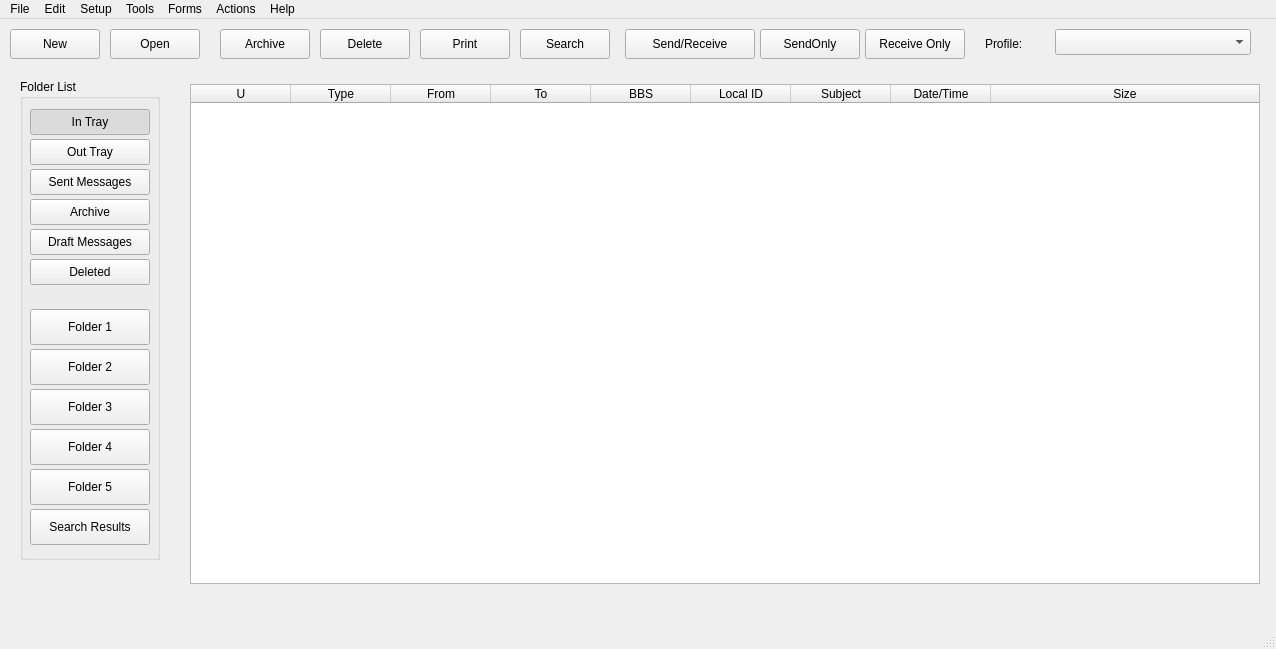
<?xml version="1.0" encoding="UTF-8"?>
<ui version="4.0">
 <class>MainWindowClass</class>
 <widget class="QMainWindow" name="MainWindowClass">
  <property name="geometry">
   <rect>
    <x>0</x>
    <y>0</y>
    <width>1276</width>
    <height>649</height>
   </rect>
  </property>
  <property name="windowTitle">
   <string>OpenPMM</string>
  </property>
  <widget class="QWidget" name="centralwidget">
   <widget class="QPushButton" name="cNew">
    <property name="geometry">
     <rect>
      <x>10</x>
      <y>10</y>
      <width>90</width>
      <height>30</height>
     </rect>
    </property>
    <property name="text">
     <string>New</string>
    </property>
   </widget>
   <widget class="QPushButton" name="cOpen">
    <property name="geometry">
     <rect>
      <x>110</x>
      <y>10</y>
      <width>90</width>
      <height>30</height>
     </rect>
    </property>
    <property name="text">
     <string>Open</string>
    </property>
   </widget>
   <widget class="QPushButton" name="cArchive">
    <property name="geometry">
     <rect>
      <x>220</x>
      <y>10</y>
      <width>90</width>
      <height>30</height>
     </rect>
    </property>
    <property name="text">
     <string>Archive</string>
    </property>
   </widget>
   <widget class="QPushButton" name="cDelete">
    <property name="geometry">
     <rect>
      <x>320</x>
      <y>10</y>
      <width>90</width>
      <height>30</height>
     </rect>
    </property>
    <property name="text">
     <string>Delete</string>
    </property>
   </widget>
   <widget class="QPushButton" name="cPrint">
    <property name="geometry">
     <rect>
      <x>420</x>
      <y>10</y>
      <width>90</width>
      <height>30</height>
     </rect>
    </property>
    <property name="text">
     <string>Print</string>
    </property>
   </widget>
   <widget class="QPushButton" name="cSendReceive">
    <property name="geometry">
     <rect>
      <x>625</x>
      <y>10</y>
      <width>130</width>
      <height>30</height>
     </rect>
    </property>
    <property name="text">
     <string>Send/Receive</string>
    </property>
   </widget>
   <widget class="QComboBox" name="cProfile">
    <property name="geometry">
     <rect>
      <x>1055</x>
      <y>10</y>
      <width>196</width>
      <height>26</height>
     </rect>
    </property>
   </widget>
   <widget class="QLabel" name="label">
    <property name="geometry">
     <rect>
      <x>985</x>
      <y>10</y>
      <width>66</width>
      <height>30</height>
     </rect>
    </property>
    <property name="text">
     <string>Profile:</string>
    </property>
   </widget>
   <widget class="QGroupBox" name="groupBox">
    <property name="geometry">
     <rect>
      <x>20</x>
      <y>60</y>
      <width>140</width>
      <height>481</height>
     </rect>
    </property>
    <property name="title">
     <string>Folder List</string>
    </property>
    <widget class="QPushButton" name="cInTray">
     <property name="geometry">
      <rect>
       <x>10</x>
       <y>30</y>
       <width>120</width>
       <height>26</height>
      </rect>
     </property>
     <property name="text">
      <string>In Tray</string>
     </property>
     <property name="checkable">
      <bool>true</bool>
     </property>
     <property name="checked">
      <bool>true</bool>
     </property>
     <property name="autoExclusive">
      <bool>true</bool>
     </property>
    </widget>
    <widget class="QPushButton" name="cOutTray">
     <property name="geometry">
      <rect>
       <x>10</x>
       <y>60</y>
       <width>120</width>
       <height>26</height>
      </rect>
     </property>
     <property name="text">
      <string>Out Tray</string>
     </property>
     <property name="checkable">
      <bool>true</bool>
     </property>
     <property name="autoExclusive">
      <bool>true</bool>
     </property>
    </widget>
    <widget class="QPushButton" name="cSentMessages">
     <property name="geometry">
      <rect>
       <x>10</x>
       <y>90</y>
       <width>120</width>
       <height>26</height>
      </rect>
     </property>
     <property name="text">
      <string>Sent Messages</string>
     </property>
     <property name="checkable">
      <bool>true</bool>
     </property>
     <property name="autoExclusive">
      <bool>true</bool>
     </property>
    </widget>
    <widget class="QPushButton" name="cArchived">
     <property name="geometry">
      <rect>
       <x>10</x>
       <y>120</y>
       <width>120</width>
       <height>26</height>
      </rect>
     </property>
     <property name="text">
      <string>Archive</string>
     </property>
     <property name="checkable">
      <bool>true</bool>
     </property>
     <property name="autoExclusive">
      <bool>true</bool>
     </property>
    </widget>
    <widget class="QPushButton" name="cDrafMessages">
     <property name="geometry">
      <rect>
       <x>10</x>
       <y>150</y>
       <width>120</width>
       <height>26</height>
      </rect>
     </property>
     <property name="text">
      <string>Draft Messages</string>
     </property>
     <property name="checkable">
      <bool>true</bool>
     </property>
     <property name="autoExclusive">
      <bool>true</bool>
     </property>
    </widget>
    <widget class="QPushButton" name="cDeleted">
     <property name="geometry">
      <rect>
       <x>10</x>
       <y>180</y>
       <width>120</width>
       <height>26</height>
      </rect>
     </property>
     <property name="text">
      <string>Deleted</string>
     </property>
     <property name="checkable">
      <bool>true</bool>
     </property>
     <property name="autoExclusive">
      <bool>true</bool>
     </property>
    </widget>
    <widget class="QPushButton" name="cFolder1">
     <property name="geometry">
      <rect>
       <x>10</x>
       <y>230</y>
       <width>120</width>
       <height>36</height>
      </rect>
     </property>
     <property name="text">
      <string>Folder 1</string>
     </property>
     <property name="checkable">
      <bool>true</bool>
     </property>
     <property name="autoExclusive">
      <bool>true</bool>
     </property>
    </widget>
    <widget class="QPushButton" name="cFolder2">
     <property name="geometry">
      <rect>
       <x>10</x>
       <y>270</y>
       <width>120</width>
       <height>36</height>
      </rect>
     </property>
     <property name="text">
      <string>Folder 2</string>
     </property>
     <property name="checkable">
      <bool>true</bool>
     </property>
     <property name="autoExclusive">
      <bool>true</bool>
     </property>
    </widget>
    <widget class="QPushButton" name="cFolder3">
     <property name="geometry">
      <rect>
       <x>10</x>
       <y>310</y>
       <width>120</width>
       <height>36</height>
      </rect>
     </property>
     <property name="text">
      <string>Folder 3</string>
     </property>
     <property name="checkable">
      <bool>true</bool>
     </property>
     <property name="autoExclusive">
      <bool>true</bool>
     </property>
    </widget>
    <widget class="QPushButton" name="cFolder4">
     <property name="geometry">
      <rect>
       <x>10</x>
       <y>350</y>
       <width>120</width>
       <height>36</height>
      </rect>
     </property>
     <property name="text">
      <string>Folder 4</string>
     </property>
     <property name="checkable">
      <bool>true</bool>
     </property>
     <property name="autoExclusive">
      <bool>true</bool>
     </property>
    </widget>
    <widget class="QPushButton" name="cFolder5">
     <property name="geometry">
      <rect>
       <x>10</x>
       <y>390</y>
       <width>120</width>
       <height>36</height>
      </rect>
     </property>
     <property name="text">
      <string>Folder 5</string>
     </property>
     <property name="checkable">
      <bool>true</bool>
     </property>
     <property name="autoExclusive">
      <bool>true</bool>
     </property>
    </widget>
    <widget class="QPushButton" name="cFolderSearchResults">
     <property name="enabled">
      <bool>true</bool>
     </property>
     <property name="geometry">
      <rect>
       <x>10</x>
       <y>430</y>
       <width>120</width>
       <height>36</height>
      </rect>
     </property>
     <property name="text">
      <string>Search Results</string>
     </property>
     <property name="checkable">
      <bool>true</bool>
     </property>
     <property name="autoExclusive">
      <bool>true</bool>
     </property>
    </widget>
   </widget>
   <widget class="QTableWidget" name="cMailList">
    <property name="geometry">
     <rect>
      <x>190</x>
      <y>65</y>
      <width>1070</width>
      <height>500</height>
     </rect>
    </property>
    <property name="contextMenuPolicy">
     <enum>Qt::ContextMenuPolicy::CustomContextMenu</enum>
    </property>
    <property name="selectionMode">
     <enum>QAbstractItemView::SelectionMode::ExtendedSelection</enum>
    </property>
    <property name="selectionBehavior">
     <enum>QAbstractItemView::SelectionBehavior::SelectRows</enum>
    </property>
    <property name="wordWrap">
     <bool>false</bool>
    </property>
    <attribute name="horizontalHeaderStretchLastSection">
     <bool>true</bool>
    </attribute>
    <attribute name="verticalHeaderVisible">
     <bool>false</bool>
    </attribute>
    <column>
     <property name="text">
      <string>U</string>
     </property>
    </column>
    <column>
     <property name="text">
      <string>Type</string>
     </property>
    </column>
    <column>
     <property name="text">
      <string>From</string>
     </property>
    </column>
    <column>
     <property name="text">
      <string>To</string>
     </property>
    </column>
    <column>
     <property name="text">
      <string>BBS</string>
     </property>
    </column>
    <column>
     <property name="text">
      <string>Local ID</string>
     </property>
    </column>
    <column>
     <property name="text">
      <string>Subject</string>
     </property>
    </column>
    <column>
     <property name="text">
      <string>Date/Time</string>
     </property>
    </column>
    <column>
     <property name="text">
      <string>Size</string>
     </property>
    </column>
   </widget>
   <widget class="QPushButton" name="cSendOnly">
    <property name="geometry">
     <rect>
      <x>760</x>
      <y>10</y>
      <width>100</width>
      <height>30</height>
     </rect>
    </property>
    <property name="text">
     <string>SendOnly</string>
    </property>
   </widget>
   <widget class="QPushButton" name="cReceiveOnly">
    <property name="geometry">
     <rect>
      <x>865</x>
      <y>10</y>
      <width>100</width>
      <height>30</height>
     </rect>
    </property>
    <property name="text">
     <string>Receive Only</string>
    </property>
   </widget>
   <widget class="QPushButton" name="cSearch">
    <property name="geometry">
     <rect>
      <x>520</x>
      <y>10</y>
      <width>90</width>
      <height>30</height>
     </rect>
    </property>
    <property name="text">
     <string>Search</string>
    </property>
   </widget>
  </widget>
  <widget class="QMenuBar" name="menubar">
   <property name="geometry">
    <rect>
     <x>0</x>
     <y>0</y>
     <width>1276</width>
     <height>33</height>
    </rect>
   </property>
   <widget class="QMenu" name="menuFile">
    <property name="title">
     <string>File</string>
    </property>
    <widget class="QMenu" name="menuMove_to_Folder">
     <property name="title">
      <string>Move to Folder</string>
     </property>
     <addaction name="actionIn_Tray"/>
     <addaction name="actionOut_Tray"/>
    </widget>
    <widget class="QMenu" name="menuCopy_to_Folder">
     <property name="title">
      <string>Copy to Folder</string>
     </property>
     <addaction name="actionIn_Tray_2"/>
     <addaction name="actionOut_Tray_2"/>
    </widget>
    <addaction name="actionNew_Message"/>
    <addaction name="actionSave_As"/>
    <addaction name="actionSave_As_No_Headers"/>
    <addaction name="actionSave_All"/>
    <addaction name="separator"/>
    <addaction name="actionExport"/>
    <addaction name="actionImport"/>
    <addaction name="menuMove_to_Folder"/>
    <addaction name="menuCopy_to_Folder"/>
    <addaction name="separator"/>
    <addaction name="actionDelete_All_Messages"/>
    <addaction name="separator"/>
    <addaction name="actionPrint"/>
    <addaction name="actionPrint_No_Headers"/>
    <addaction name="actionPrint_Setup"/>
    <addaction name="separator"/>
    <addaction name="separator"/>
    <addaction name="actionExit"/>
   </widget>
   <widget class="QMenu" name="menuEdit">
    <property name="title">
     <string>Edit</string>
    </property>
    <addaction name="actionCopy"/>
    <addaction name="actionCut"/>
    <addaction name="actionPaste"/>
    <addaction name="actionSelectAll"/>
    <addaction name="separator"/>
    <addaction name="actionDelete"/>
   </widget>
   <widget class="QMenu" name="menuSetup">
    <property name="title">
     <string>Setup</string>
    </property>
    <widget class="QMenu" name="menuProfiles">
     <property name="title">
      <string>Profiles</string>
     </property>
     <addaction name="actionNewProfile"/>
     <addaction name="actionSaveProfile"/>
     <addaction name="actionDeleteProfile"/>
    </widget>
    <addaction name="actionBBS"/>
    <addaction name="actionInterface"/>
    <addaction name="actionStation_ID"/>
    <addaction name="mSetupAddress_Book"/>
    <addaction name="menuProfiles"/>
    <addaction name="actionComputer_Time_Check"/>
    <addaction name="separator"/>
    <addaction name="actionReset_all_to_SCC_standard"/>
   </widget>
   <widget class="QMenu" name="menuTools">
    <property name="title">
     <string>Tools</string>
    </property>
    <widget class="QMenu" name="menuScripts">
     <property name="title">
      <string>Scripts</string>
     </property>
     <addaction name="actionScripting_Tool"/>
     <addaction name="actionPick_and_Run_a_Script"/>
    </widget>
    <addaction name="actionSend_Receive_Settings"/>
    <addaction name="actionMessage_Settings"/>
    <addaction name="actionReport_Settings"/>
    <addaction name="actionLog_Settings"/>
    <addaction name="actionGeneral_Settings"/>
    <addaction name="separator"/>
    <addaction name="actionRun_at_Startup_Settings"/>
    <addaction name="actionScript_Settings"/>
    <addaction name="menuScripts"/>
    <addaction name="separator"/>
    <addaction name="actionPsclet_Session_Counter_Reset"/>
    <addaction name="separator"/>
    <addaction name="actionReset_Column_Widths"/>
    <addaction name="actionPack_Column_Widths"/>
    <addaction name="actionReset_Form_to_Normal"/>
    <addaction name="separator"/>
    <addaction name="actionMonitor"/>
   </widget>
   <widget class="QMenu" name="menuForms">
    <property name="title">
     <string>Forms</string>
    </property>
    <addaction name="actionICS_309_Communications_Log"/>
    <addaction name="separator"/>
   </widget>
   <widget class="QMenu" name="menuActions">
    <property name="title">
     <string>Actions</string>
    </property>
    <addaction name="actionSearch"/>
    <addaction name="separator"/>
    <addaction name="actionSend_Receive"/>
    <addaction name="actionSend_Receive_No_Bulletins"/>
    <addaction name="actionSend_Only"/>
    <addaction name="actionReceive_Only"/>
    <addaction name="separator"/>
    <addaction name="actionSet_to_Unread"/>
    <addaction name="actionSet_to_Read"/>
    <addaction name="separator"/>
    <addaction name="actionNew_Message_2"/>
    <addaction name="actionOoen_a_Message"/>
    <addaction name="actionOpen_Enhanced_Message_in_Client"/>
    <addaction name="actionOpen_Enhanced_Message_as_Text"/>
    <addaction name="separator"/>
    <addaction name="actionForce_One_Time_Bulletin_Retreive"/>
    <addaction name="separator"/>
    <addaction name="actionView_Data_Directories"/>
    <addaction name="separator"/>
   </widget>
   <widget class="QMenu" name="menuHelp">
    <property name="title">
     <string>Help</string>
    </property>
    <addaction name="action_User_QuickStart"/>
    <addaction name="action_User_Basics"/>
    <addaction name="action_Scripting"/>
    <addaction name="action_ICS213_Messaging_User_Guide"/>
    <addaction name="separator"/>
    <addaction name="actionAbout_OpenPMM"/>
   </widget>
   <addaction name="menuFile"/>
   <addaction name="menuEdit"/>
   <addaction name="menuSetup"/>
   <addaction name="menuTools"/>
   <addaction name="menuForms"/>
   <addaction name="menuActions"/>
   <addaction name="menuHelp"/>
  </widget>
  <widget class="QStatusBar" name="cStatusBar"/>
  <action name="actionBBS">
   <property name="text">
    <string>BBS...</string>
   </property>
  </action>
  <action name="actionInterface">
   <property name="text">
    <string>Interface...</string>
   </property>
  </action>
  <action name="actionStation_ID">
   <property name="text">
    <string>Station ID...</string>
   </property>
   <property name="shortcut">
    <string>Ctrl+I</string>
   </property>
  </action>
  <action name="mSetupAddress_Book">
   <property name="text">
    <string>Address Book...</string>
   </property>
  </action>
  <action name="actionComputer_Time_Check">
   <property name="text">
    <string>Computer Time Check</string>
   </property>
  </action>
  <action name="actionNewProfile">
   <property name="text">
    <string>New...</string>
   </property>
  </action>
  <action name="actionSaveProfile">
   <property name="text">
    <string>Save</string>
   </property>
  </action>
  <action name="actionDeleteProfile">
   <property name="text">
    <string>Delete...</string>
   </property>
  </action>
  <action name="actionNew_Message">
   <property name="text">
    <string>New Message</string>
   </property>
  </action>
  <action name="actionSave_As">
   <property name="text">
    <string>Save As...</string>
   </property>
  </action>
  <action name="actionSave_As_No_Headers">
   <property name="text">
    <string>Save As, No Headers...</string>
   </property>
  </action>
  <action name="actionSave_All">
   <property name="text">
    <string>Save All...</string>
   </property>
  </action>
  <action name="actionExport">
   <property name="text">
    <string>Export</string>
   </property>
  </action>
  <action name="actionImport">
   <property name="text">
    <string>Import...</string>
   </property>
  </action>
  <action name="actionDelete_All_Messages">
   <property name="text">
    <string>Delete All Messages</string>
   </property>
  </action>
  <action name="actionPrint">
   <property name="text">
    <string>Print...</string>
   </property>
  </action>
  <action name="actionPrint_No_Headers">
   <property name="text">
    <string>Print, No Headers...</string>
   </property>
  </action>
  <action name="actionPrint_Setup">
   <property name="text">
    <string>Print Setup...</string>
   </property>
  </action>
  <action name="actionExit">
   <property name="text">
    <string>Exit</string>
   </property>
  </action>
  <action name="actionCopy">
   <property name="text">
    <string>Copy</string>
   </property>
  </action>
  <action name="actionCut">
   <property name="text">
    <string>Cut</string>
   </property>
  </action>
  <action name="actionPaste">
   <property name="text">
    <string>Paste</string>
   </property>
  </action>
  <action name="actionSelectAll">
   <property name="text">
    <string>SelectAll</string>
   </property>
  </action>
  <action name="actionDelete">
   <property name="text">
    <string>Delete</string>
   </property>
  </action>
  <action name="actionSend_Receive_Settings">
   <property name="text">
    <string>Send/Receive Settings...</string>
   </property>
  </action>
  <action name="actionMessage_Settings">
   <property name="text">
    <string>Message Settings...</string>
   </property>
  </action>
  <action name="actionReport_Settings">
   <property name="text">
    <string>Report Settings...</string>
   </property>
  </action>
  <action name="actionLog_Settings">
   <property name="text">
    <string>Log Settings...</string>
   </property>
  </action>
  <action name="actionGeneral_Settings">
   <property name="text">
    <string>General Settings...</string>
   </property>
  </action>
  <action name="actionRun_at_Startup_Settings">
   <property name="text">
    <string>Run at Startup Settings...</string>
   </property>
  </action>
  <action name="actionScript_Settings">
   <property name="text">
    <string>Script Settings...</string>
   </property>
  </action>
  <action name="actionScripting_Tool">
   <property name="text">
    <string>Scripting Tool</string>
   </property>
  </action>
  <action name="actionPick_and_Run_a_Script">
   <property name="text">
    <string>Pick and Run a Script</string>
   </property>
  </action>
  <action name="actionPsclet_Session_Counter_Reset">
   <property name="text">
    <string>Packet Session Counter Reset</string>
   </property>
  </action>
  <action name="actionReset_Column_Widths">
   <property name="text">
    <string>Reset Column Widths</string>
   </property>
  </action>
  <action name="actionPack_Column_Widths">
   <property name="text">
    <string>Pack Column Widths</string>
   </property>
  </action>
  <action name="actionReset_Form_to_Normal">
   <property name="text">
    <string>Reset Form to Normal</string>
   </property>
  </action>
  <action name="actionSerial_Com_Port">
   <property name="text">
    <string>Serial / Com Port</string>
   </property>
  </action>
  <action name="actionAGW_Packet_Engine">
   <property name="text">
    <string>AGW Packet Engine</string>
   </property>
  </action>
  <action name="actionTelnet">
   <property name="text">
    <string>Telnet</string>
   </property>
  </action>
  <action name="actionSend_Receive">
   <property name="text">
    <string>Send/Receive</string>
   </property>
  </action>
  <action name="actionSend_Receive_No_Bulletins">
   <property name="text">
    <string>Send/Receive, No Bulletins</string>
   </property>
  </action>
  <action name="actionSend_Only">
   <property name="text">
    <string>Send Only</string>
   </property>
  </action>
  <action name="actionReceive_Only">
   <property name="text">
    <string>Receive Only</string>
   </property>
  </action>
  <action name="actionSet_to_Unread">
   <property name="text">
    <string>Set to Unread</string>
   </property>
  </action>
  <action name="actionSet_to_Read">
   <property name="text">
    <string>Set to Read</string>
   </property>
  </action>
  <action name="actionNew_Message_2">
   <property name="text">
    <string>New Message</string>
   </property>
  </action>
  <action name="actionOoen_a_Message">
   <property name="text">
    <string>Open a Message</string>
   </property>
  </action>
  <action name="actionOpen_Enhanced_Message_in_Client">
   <property name="text">
    <string>Open Enhanced Message in Client</string>
   </property>
  </action>
  <action name="actionOpen_Enhanced_Message_as_Text">
   <property name="text">
    <string>Open Enhanced Message as Text</string>
   </property>
  </action>
  <action name="actionForce_One_Time_Bulletin_Retreive">
   <property name="enabled">
    <bool>false</bool>
   </property>
   <property name="text">
    <string>Force One-Time Bulletin Retreive</string>
   </property>
  </action>
  <action name="actionView_Data_Directories">
   <property name="enabled">
    <bool>false</bool>
   </property>
   <property name="text">
    <string>View Data Directories</string>
   </property>
  </action>
  <action name="actionSearch">
   <property name="text">
    <string>Search</string>
   </property>
  </action>
  <action name="action_User_QuickStart">
   <property name="enabled">
    <bool>false</bool>
   </property>
   <property name="text">
    <string>User QuickStart</string>
   </property>
  </action>
  <action name="action_User_Basics">
   <property name="enabled">
    <bool>false</bool>
   </property>
   <property name="text">
    <string>User Basics</string>
   </property>
  </action>
  <action name="action_Scripting">
   <property name="enabled">
    <bool>false</bool>
   </property>
   <property name="text">
    <string>Scripting</string>
   </property>
  </action>
  <action name="action_ICS213_Messaging_User_Guide">
   <property name="enabled">
    <bool>false</bool>
   </property>
   <property name="text">
    <string>ICS213 Messaging User Guide</string>
   </property>
  </action>
  <action name="actionMy_IP_Address">
   <property name="text">
    <string>My IP Address</string>
   </property>
  </action>
  <action name="actionAbout_OpenPMM">
   <property name="text">
    <string>About OpenPMM</string>
   </property>
  </action>
  <action name="actionReset_all_to_SCC_standard">
   <property name="text">
    <string>Reset all to SCC standard</string>
   </property>
  </action>
  <action name="actionIn_Tray">
   <property name="text">
    <string>In Tray</string>
   </property>
  </action>
  <action name="actionOut_Tray">
   <property name="text">
    <string>Out Tray</string>
   </property>
  </action>
  <action name="actionIn_Tray_2">
   <property name="text">
    <string>In Tray</string>
   </property>
  </action>
  <action name="actionOut_Tray_2">
   <property name="text">
    <string>Out Tray</string>
   </property>
  </action>
  <action name="actionXSC_ICS_213_Message">
   <property name="text">
    <string>XSC ICS-213 Message</string>
   </property>
  </action>
  <action name="actionXSC_Damage_Assessment">
   <property name="text">
    <string>XSC Damage Assessment</string>
   </property>
  </action>
  <action name="actionXSC_Check_In_Out_Message">
   <property name="text">
    <string>XSC Check-In/Out Message</string>
   </property>
  </action>
  <action name="actionICS_309_Communications_Log">
   <property name="text">
    <string>ICS-309 Communications Log</string>
   </property>
  </action>
  <action name="actionMonitor">
   <property name="text">
    <string>Monitor...</string>
   </property>
  </action>
 </widget>
 <resources/>
 <connections/>
</ui>
